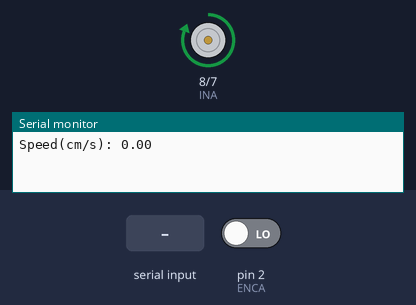
A sketch run on a simulated Arduino Uno, built with avr-gcc and run on an emulated ATmega328P. Parts: motor-driver pin pairs drawn as motors (green arrow = first pin HIGH = forward, orange = second pin HIGH = backward, longer = more drive), the last lines printed to the serial monitor. The test bench sets the inputs (shaded band); at power-on: pin 2 (ENCA) LOW.

Above: at 2.0 s.
2.1 s: "90,45\n" received over Serial
At 4.8 s:
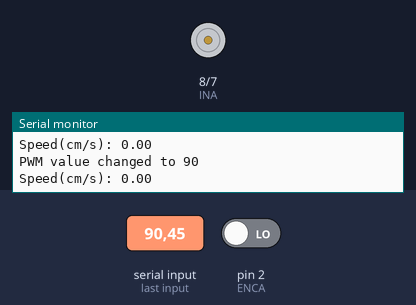
5.1 s: "200\n" received over Serial
At 7.5 s:
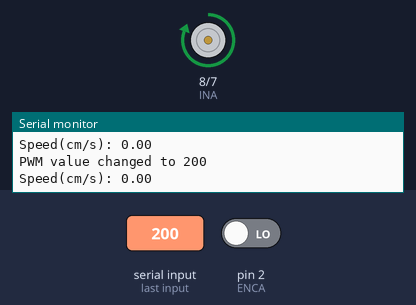
8.1 s: "30,150\n" received over Serial
At 11.0 s:
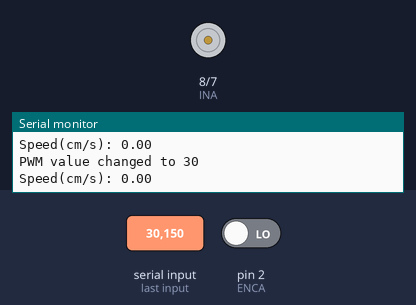
Timing chart, 0 to 12.5 s (numbered marks = the images above; inputs shaded):
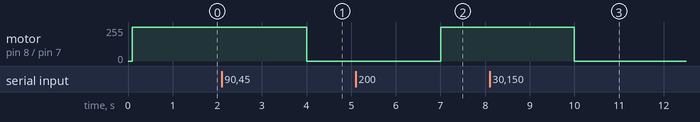

Measured:
- after the input at 2.1 s, motor on pin 8 (INA) / pin 7 (INB): forward 255/255 → stopped after 1.9 s
- after the input at 5.1 s, motor on pin 8 (INA) / pin 7 (INB): stopped → forward 255/255 after 1.9 s
- after the input at 8.1 s, motor on pin 8 (INA) / pin 7 (INB): forward 255/255 → stopped after 1.9 s

The sketch:

milestone01_motor_oneside.ino
```cpp
// http://makeshare.org/bbs/board.php?bo_table=arduinomotor&wr_id=12
// 모터 스피드 테스트 (Encoder Test)

const int INA = 8;  // EN (speed)
const int INB = 7;  // DIR

const int ENCA = 2;  // Encoder output A
const int ENCB = 3;  // Encoder output B

const int GEAR_RATIO = 131.25;  // Gearbox ratio
const float RADIUS = 5.75;  // radius of wheel (cm)

int dir = 0;  // 0 or 1
int pwm = 128;  //0~255

unsigned long time_curr = 0;
unsigned long time_prev = 0;
unsigned long print_time_prev = 0;

volatile long encA_cnt = 0;

// Speed 계산용.
float rev_motor = 0;
float rev_wheel = 0;
float dist_meas_curr = 0;
float dist_meas_prev = 0;
float speed_meas = 0;
int dir_meas = 0;

float time_interval = 100; //ms
float print_interval = 1000;

void setup() {
  pinMode(INA, OUTPUT);
  pinMode(INB, OUTPUT);
  pinMode(ENCA, INPUT);
  pinMode(ENCB, INPUT);

  attachInterrupt(digitalPinToInterrupt(ENCA), interrupt, CHANGE);

  Serial.begin(115200);
}

void loop() {

  time_curr = millis();

  if (time_curr - time_prev >= time_interval) {
    time_prev = time_curr;

    // 모터 구동
    /*
    if (speed_analog < 255) {
      speed_analog += 1;
    }
    else {
      speed_analog = 255;
    }
    */
    analogWrite(INA, pwm);
    digitalWrite(INB, dir);

    // Speed Measuring
    rev_motor = encA_cnt / 32;
    rev_wheel = rev_motor / GEAR_RATIO;
    dist_meas_curr = rev_wheel * 2 * PI * RADIUS;
    speed_meas = (dist_meas_curr - dist_meas_prev) / (time_interval / 1000); // Unit: cm/s

    dist_meas_prev = dist_meas_curr;
  }

  if(time_curr - print_time_prev >= print_interval) {
    print_time_prev = time_curr;

    Serial.print("Speed(cm/s): ");
    Serial.println(speed_meas);

    if (Serial.available()) {
      String input = Serial.readString();
      int input_int = input.toInt();
      Serial.print("PWM value changed to ");
      Serial.println(input_int);
      pwm = input_int;
    }
  }
}

void interrupt()
{
  if (digitalRead(ENCA) == HIGH) {
    if (digitalRead(ENCB) == LOW) {
      encA_cnt++;
    }
    else {
      encA_cnt--;
    }
  }
  else {
    if (digitalRead(ENCB) == LOW) {
      encA_cnt--;
    }
    else {
      encA_cnt++;
    }
  }

}
```
